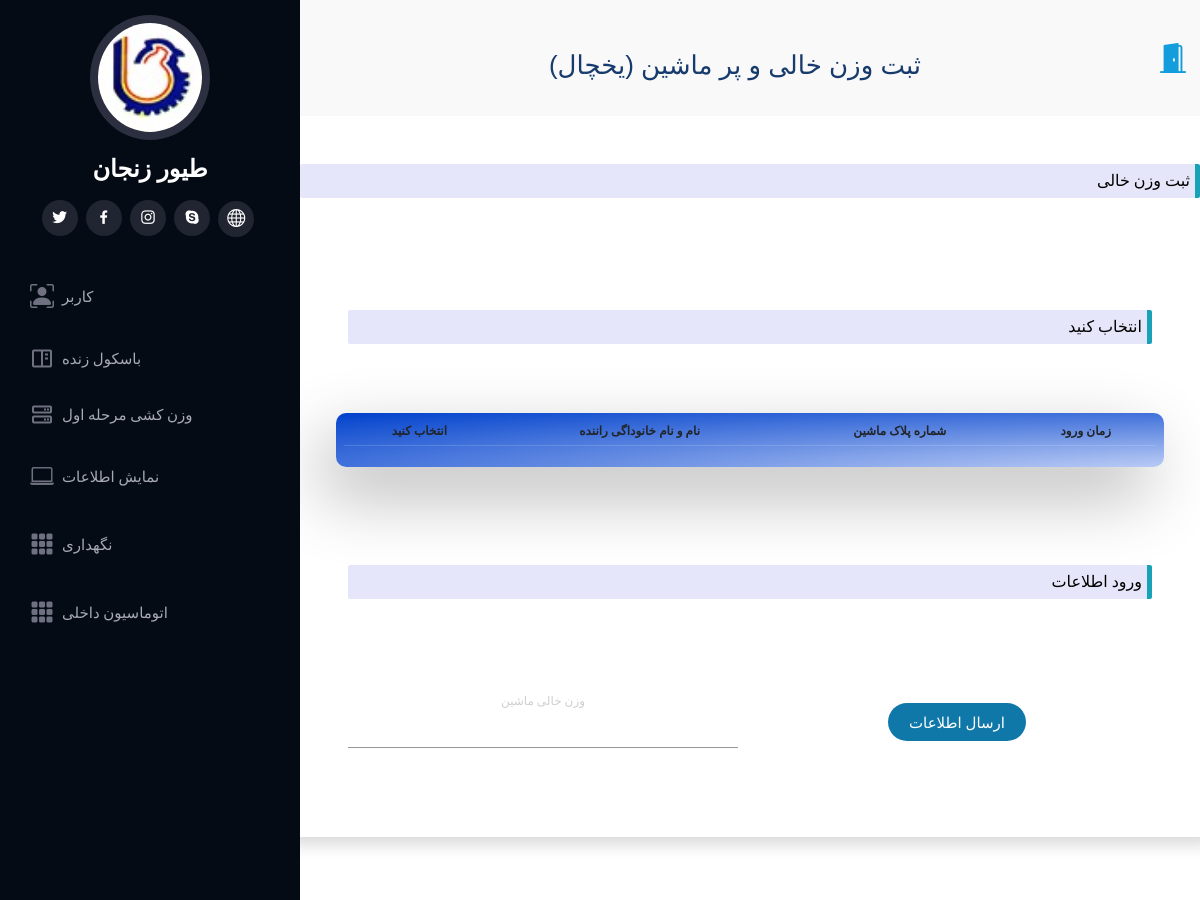
Before: /distribute/empty/full/form/ (signed in, upper part) with the older database file.
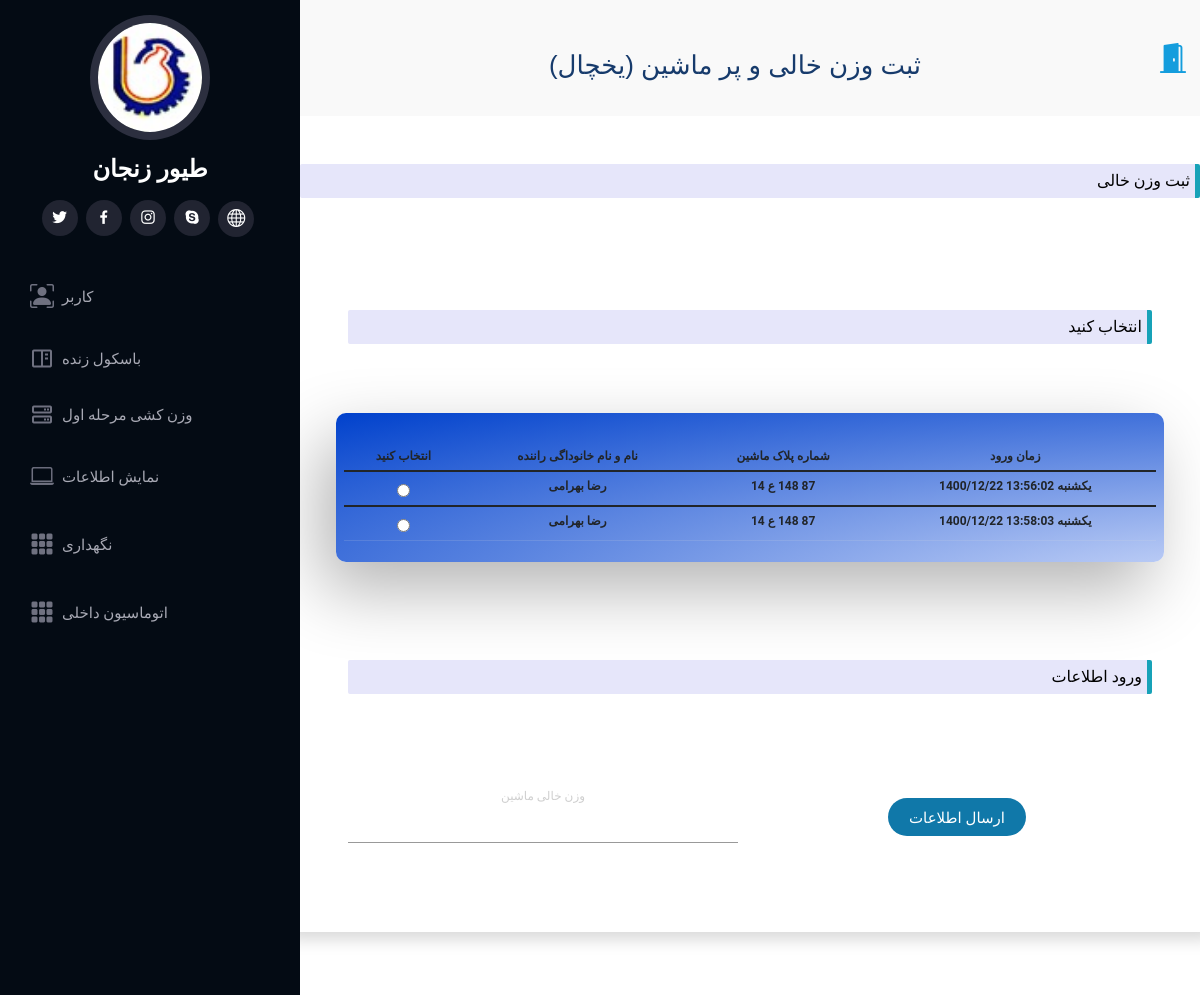
After: the same page with the newer database file.
### WareHouseApp/models.py (models this page shows, shortened)
class DistributedRoot(models.Model):
    dist_id = models.CharField(default=str(uuid1().int), max_length=250, primary_key=True)
    weighting_time = models.FloatField(default=time.time())
    weighting_time_format = models.CharField(default=time.ctime(time.time()), max_length=50)
    empty_time = models.FloatField(default=time.time())
    empty_time_format = models.CharField(default=time.ctime(time.time()), max_length=50)
    enter_time = models.FloatField(default=time.time())
    enter_time_format = models.CharField(default=time.ctime(time.time()), max_length=50)
    exit_time = models.FloatField(default=time.time())
    exit_time_format = models.CharField(default=time.ctime(time.time()), max_length=50)
    empty_weight = models.FloatField(default=0.0)
    full_weight = models.FloatField(default=0.0)
    destination = models.CharField(max_length=150, null=True)
    finish_loading = models.BooleanField(default=False)
    out_status = models.BooleanField(default=False)
    driver = models.ForeignKey(Driver, on_delete=models.CASCADE)
    car = models.ForeignKey(Car, on_delete=models.CASCADE)
    weighting_user = models.CharField(max_length=50, default='Admin')
    finish_user = models.CharField(max_length=50, default='Admin')
    enter_user = models.CharField(max_length=50, default='Admin')
    exit_user = models.CharField(max_length=50, default='Admin')

class Driver(models.Model):
    name = models.CharField(max_length=25)
    last_name = models.CharField(max_length=25)
    phone_number = models.CharField(max_length=12)
    driver_type = models.BooleanField(default=True)
    driver_id = models.CharField(default=str(uuid1().int), max_length=250, primary_key=True)
    car = models.ForeignKey(Car, on_delete=models.CASCADE, null=True)

class Car(models.Model):
    car_number = models.CharField(max_length=20)
    car_number1 = models.IntegerField(default=11)
    car_number2 = models.CharField(max_length=1, default='ع')
    car_number3 = models.IntegerField(default=111)
    car_number4 = models.IntegerField(default=87)
    live_product = models.BooleanField(default=True)
    car_type = models.CharField(max_length=25, default='-')
    car_id = models.CharField(default=str(uuid1().int), max_length=250, primary_key=True)
    product_owner = models.ForeignKey(ProductOwner, models.PROTECT, null=True)

### WareHouseApp/views.py (the view)
# urls.py: re_path(r'^distribute/empty/full/form/$', views.distribute_empty_full_form, name='Distribute_Empty_Full_Form'),
def distribute_empty_full_form(requests):
    if requests.user.is_authenticated:
        dist_manager_list = models.SalesManager.objects.all().filter(username=requests.user.username)
        ceo_list = models.CEO.objects.all().filter(username=requests.user.username)
        if len(dist_manager_list) > 0 or len(ceo_list) > 0 or requests.user.is_superuser:
            dist_temp = loader.get_template('WareHouseApp/distribute_empty_full_form.html')
            context = {
                "dist_root_list_full": models.DistributedRoot.objects.all().filter(empty_weight__gte=1.0).filter(
                    finish_loading=False),
                "dist_root_list_empty": models.DistributedRoot.objects.all().filter(empty_weight=0.0).filter(
                    enter_time__gte=time.time() + information.time_dif - (60*60*10)),
                'driver_list': models.Driver.objects.all().filter(driver_type=False),
                'car_list': models.Car.objects.all().filter(live_product=False),
                'request': requests,
            }
            return HttpResponse(dist_temp.render(context))
        else:
            return HttpResponseRedirect(reverse('Error', args=["you can't access to this page"]))
    else:
        return HttpResponseRedirect(reverse('Error', args=["you can't access to this page"]))

### WareHouseApp/templates/WareHouseApp/distribute_empty_full_form.html (shortened to what this page needs)
{% extends 'WareHouseApp/main.html' %}
{% load static %}
{% block title%}
<h2>ثبت وزن خالی و پر ماشین (یخچال)</h2>
{% endblock %}
{% block content %}
<form action="{% url 'Distribute_Root_Empty' %}" method="post">
     <div class="col-12 mt-5 mb-2">
         <p class="partition" style="background-color: lavender;
          border-radius: 2px;
          border-right-style: solid;
          border-right-color: #17a2b8;
          border-right-width: 5px;
          text-align: right;
          padding-right: 10px;
          padding: 5px;
          color: black;">ثبت وزن خالی</p>
     </div>
    <div class=" cont">
         <div class="row form sign-in shadow p-5 mb-5 bg-white rounded d-flex align-items-stretch">
             <div class="col-12 mt-5 mb-2">
                 <p class="partition" style="background-color: lavender;
                  border-radius: 2px;
                  border-right-style: solid;
                  border-right-color: #17a2b8;
                  border-right-width: 5px;
                  text-align: right;
                  padding-right: 10px;
                  padding: 5px;
                  color: black;">انتخاب کنید</p>
             </div>
             <div class="fresh-table full-color-blue badge filter badge-blue" style="overflow:scroll;">
                      <table id="fresh-table" class="table" style="    overflow: scroll;">
                        <thead>
                          <th>انتخاب کنید</th>
                          <th data-field="name" data-sortable="true">نام و نام خانوداگی راننده</th>
                          <th data-field="country" data-sortable="true">شماره پلاک ماشین</th>
                          <th data-field="country" data-sortable="true">زمان ورود</th>
                        </thead>
                        {% for dist in dist_root_list_empty %}
                        <label for="{{ dist.dist_id }}">
                            <tbody>
                              <tr>
                                <td>
                                    <div class="radio">
                                         <label style="margin:0px;"><input type="radio" value="{{ dist.dist_id }}" name="dist_id" id="{{ dist.dist_id }}"></label>
                                    </div>
                                </td>
                                <td>{{ dist.driver.name }} {{ dist.driver.last_name }}</td>
                                <td style="text-align: center; " dir="rtl" >
                                    <span style="text-align: right; " dir="rtl">{{ dist.car.car_number4 }}</span>
                                    <span style="text-align: right; " dir="rtl">{{ dist.car.car_number3 }}</span>
                                    <span style="text-align: right; " dir="rtl">{{ dist.car.car_number2 }}</span>
                                    <span style="text-align: right; " dir="rtl">{{ dist.car.car_number1 }}</span>
                                </td>
                                <td>{{ dist.enter_time_format }}</td>
                              </tr>
                            </tbody>
                        </label>
                          {% endfor %}
                      </table>
             </div>
             <div class="col-12 mt-5 mb-5">
                 <p class="partition" style="background-color: lavender;
                  border-radius: 2px;
                  border-right-style: solid;
                  border-right-color: #17a2b8;
                  border-right-width: 5px;
                  text-align: right;
                  padding-right: 10px;
                  padding: 5px;
                  color: black;">ورود اطلاعات</p>
             </div>
             <div class="col-6">
             <label for="empty_weight">
                <span >وزن خالی ماشین</span>
                <input type="text" id="empty_weight" name="empty_weight"/>
             </label>
           </div>
            <button type="submit" class="submit text-center col-2 p-2 mb-5">ارسال اطلاعات</button>
        </div>
        </div>
</form>
{% endblock %}

Changed rows visible on the page:
added DistributedRoot: driver.name "رضا", driver.last_name "بهرامی", car.car_number4 "87", car.car_number3 "148", car.car_number2 "ع", car.car_number1 "14", enter_time_format "1400/12/22 یکشنبه 13:56:02"
added DistributedRoot: driver.name "رضا", driver.last_name "بهرامی", car.car_number4 "87", car.car_number3 "148", car.car_number2 "ع", car.car_number1 "14", enter_time_format "1400/12/22 یکشنبه 13:58:03"
